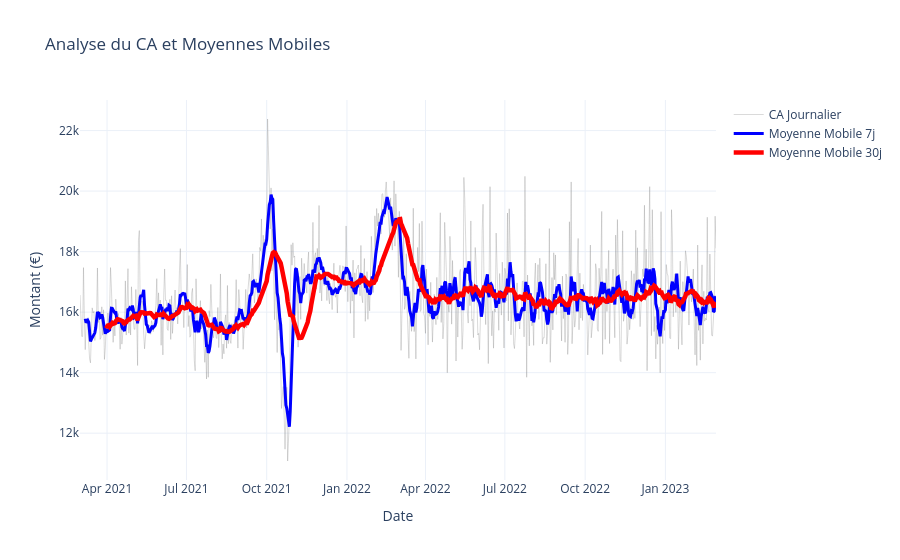

Notebook code for this chart:
### Code cell
#Graphique des moyenne mobile 

fig = go.Figure()
fig.add_trace(go.Scatter(
    x=ca_journalier['date'], 
    y=ca_journalier['ca'],
    mode='lines',
    name='CA Journalier',
    line=dict(width=0.3, color='gray') 
))
fig.add_trace(go.Scatter(
    x=ca_journalier['date'], 
    y=ca_journalier['mm_7j'],
    mode='lines',
    name='Moyenne Mobile 7j',
    line=dict(width=3, color='blue') 
))
fig.add_trace(go.Scatter(
    x=ca_journalier['date'], 
    y=ca_journalier['mm_30j'],
    mode='lines',
    name='Moyenne Mobile 30j',
    line=dict(width=4.5, color='red') 
))
# mise en forme
fig.update_layout(
    title="Analyse du CA et Moyennes Mobiles",
    xaxis_title="Date",
    yaxis_title="Montant (€)",
    template="plotly_white"
)

fig.show()

### Figure 1 — Plotly figure (JSON) as saved in the notebook; plotly's stock layout.template omitted (floating-point values rounded to 4 significant figures; data arrays with more than 128 entries replaced by an {"elided": "..."} marker saying what was removed)
{"data": [{"line": {"color": "gray", "width": 0.3}, "mode": "lines", "name": "CA Journalier", "type": "scatter", "x": {"elided": "730 str values"}, "y": {"elided": "730 float values"}}, {"line": {"color": "blue", "width": 3}, "mode": "lines", "name": "Moyenne Mobile 7j", "type": "scatter", "x": {"elided": "730 str values"}, "y": {"elided": "730 float values"}}, {"line": {"color": "red", "width": 4.5}, "mode": "lines", "name": "Moyenne Mobile 30j", "type": "scatter", "x": {"elided": "730 str values"}, "y": {"elided": "730 float values"}}], "layout": {"title": {"text": "Analyse du CA et Moyennes Mobiles"}, "xaxis": {"title": {"text": "Date"}}, "yaxis": {"title": {"text": "Montant (€)"}}}}
